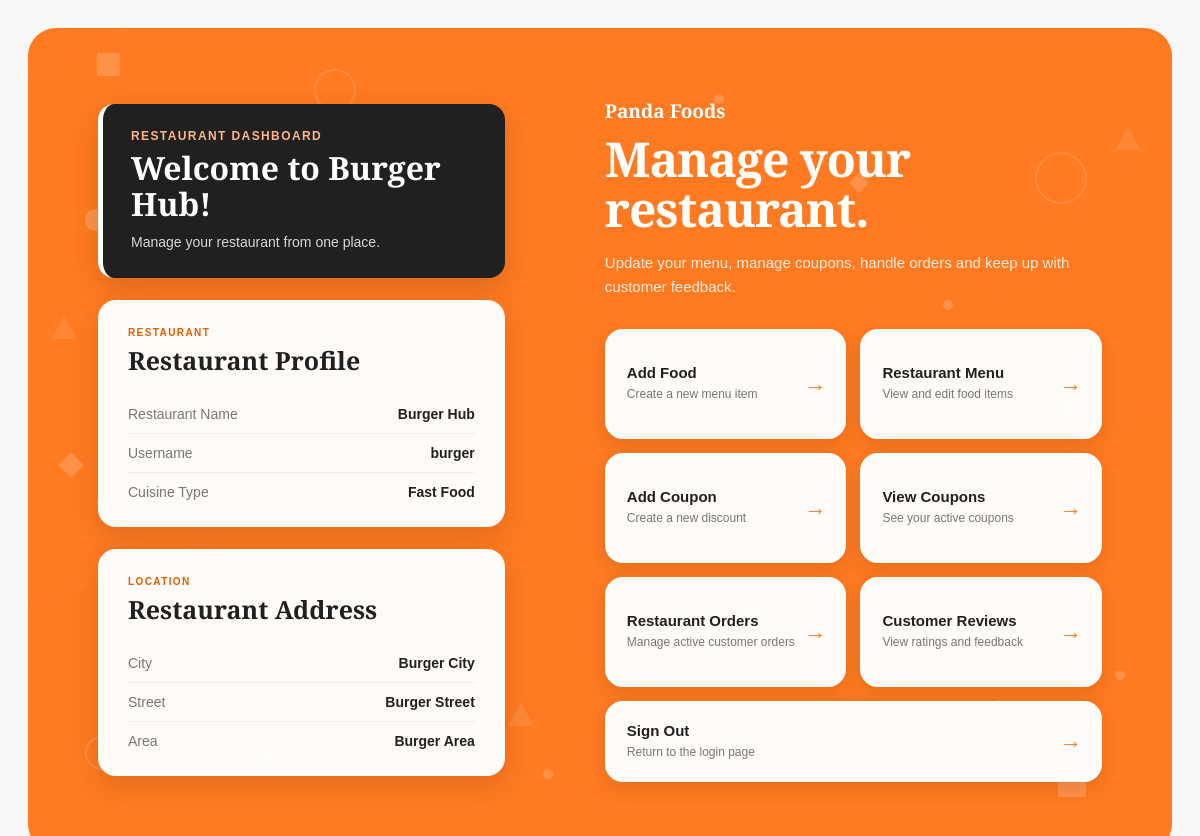
The page /restaurant_dashboard.php (signed in) on the database its author committed.
### tables this page shows
CREATE TABLE `restaurants` (
  `login_id` int(100) NOT NULL,
  `username` varchar(100) NOT NULL,
  `password` varchar(100) NOT NULL,
  `restaurant_name` varchar(100) NOT NULL,
  `ownername` varchar(100) NOT NULL,
  `email` varchar(100) NOT NULL,
  `phone` varchar(100) NOT NULL,
  `city` varchar(100) NOT NULL,
  `street` varchar(100) NOT NULL,
  `area` varchar(100) NOT NULL,
  `permit` varchar(100) NOT NULL,
  `cuisineType` varchar(100) NOT NULL
);

### restaurant_dashboard.php (the view, shortened to what this page needs)
<?php
require_once('DBconnect.php');
$login_id = $_SESSION['login_id'];
$query = "SELECT * FROM restaurants
          WHERE login_id = '$login_id'";
$result = mysqli_query($conn, $query);
$restaurant = mysqli_fetch_assoc($result);
?>
<!DOCTYPE html>
<html lang="en">
<head>
    <link rel="stylesheet" href="style.css?v=2">
</head>
<body class="restaurant-dashboard-page">
    <main class="restaurant-dashboard-shell">
        <div class="restaurant-dashboard-particles"
             aria-hidden="true">
            <span class="particle-line line1"></span>
            <span class="particle-line line4"></span>
            <span class="particle-line line6"></span>
            <span class="particle circle p2"></span>
            <span class="particle circle-outline p6"></span>
            <span class="particle circle-outline p7"></span>
            <span class="particle square p10"></span>
            <span class="particle square p13"></span>
            <span class="particle triangle p14"></span>
            <span class="particle triangle p15"></span>
            <span class="particle triangle p17"></span>
            <span class="particle dot p19"></span>
            <span class="particle dot p20"></span>
            <span class="particle dot p22"></span>
            <span class="particle dot p23"></span>
            <span class="particle diamond p24"></span>
            <span class="particle diamond p26"></span>
        </div>
        <div class="restaurant-dashboard-content">
            <section class="restaurant-dashboard-left">
                <div class="restaurant-welcome">
                    <p class="restaurant-welcome-small">
                        Restaurant Dashboard
                    </p>
                    <h1>
                        Welcome to
                        <?php
                        echo htmlspecialchars(
                            $restaurant['restaurant_name']
                        );
                        ?>!
                    </h1>
                    <p>
                        Manage your restaurant from one place.
                    </p>
                </div>
                <div class="restaurant-info-card">
                    <div class="restaurant-card-heading">
                        <p class="restaurant-card-label">
                            RESTAURANT
                        </p>
                        <h2>Restaurant Profile</h2>
                    </div>
                    <div class="restaurant-info-row">
                        <span>Restaurant Name</span>
                        <strong>
                            <?php
                            echo htmlspecialchars(
                                $restaurant['restaurant_name']
                            );
                            ?>
                        </strong>
                    </div>
                    <div class="restaurant-info-row">
                        <span>Username</span>
                        <strong>
                            <?php
                            echo htmlspecialchars(
                                $restaurant['username']
                            );
                            ?>
                        </strong>
                    </div>
                    <div class="restaurant-info-row">
                        <span>Cuisine Type</span>
                        <strong>
                            <?php
                            echo htmlspecialchars(
                                $restaurant['cuisineType']
                            );
                            ?>
                        </strong>
                    </div>
                </div>
                <div class="restaurant-info-card">
                    <div class="restaurant-card-heading">
                        <p class="restaurant-card-label">
                            LOCATION
                        </p>
                        <h2>Restaurant Address</h2>
                    </div>
                    <div class="restaurant-info-row">
                        <span>City</span>
                        <strong>
                            <?php
                            echo htmlspecialchars(
                                $restaurant['city']
                            );
                            ?>
                        </strong>
                    </div>
                    <div class="restaurant-info-row">
                        <span>Street</span>
                        <strong>
                            <?php
                            echo htmlspecialchars(
                                $restaurant['street']
                            );
                            ?>
                        </strong>
                    </div>
                    <div class="restaurant-info-row">
                        <span>Area</span>
                        <strong>
                            <?php
                            echo htmlspecialchars(
                                $restaurant['area']
                            );
                            ?>
                        </strong>
                    </div>
                </div>
            </section>
            <section class="restaurant-dashboard-right">
                <div class="restaurant-dashboard-branding">
                    <p class="restaurant-brand-label">
                        Panda Foods
                    </p>
                    <h2>
                        Manage your<br>
                        restaurant.
                    </h2>
                    <p>
                        Update your menu, manage coupons,
                        handle orders and keep up with customer feedback.
                    </p>
                </div>
                <nav class="restaurant-actions">
                    <a class="restaurant-action"
                       href="add_food.php">
                        <strong>Add Food</strong>
                        <span>
                            Create a new menu item
                        </span>
                        <span class="restaurant-action-arrow">
                            →
                        </span>
                    </a>
                    <a class="restaurant-action"
                       href="restaurant_menu.php">
                        <strong>Restaurant Menu</strong>
                        <span>
                            View and edit food items
                        </span>
                        <span class="restaurant-action-arrow">
                            →
                        </span>
                    </a>
                    <a class="restaurant-action"
                       href="res_coupons.php">
                        <strong>Add Coupon</strong>
                        <span>
                            Create a new discount
                        </span>
                        <span class="restaurant-action-arrow">
                            →
                        </span>
                    </a>
                    <a class="restaurant-action"
                       href="view_res_coupons.php">
                        <strong>View Coupons</strong>
                        <span>
                            See your active coupons
                        </span>
                        <span class="restaurant-action-arrow">
                            →
                        </span>
                    </a>
                    <a class="restaurant-action"
                       href="restaurant_orders.php">
                        <strong>Restaurant Orders</strong>
                        <span>
                            Manage active customer orders
                        </span>
                        <span class="restaurant-action-arrow">
                            →
                        </span>
                    </a>
                    <a class="restaurant-action"
                       href="restaurant_reviews.php">
                        <strong>Customer Reviews</strong>
                        <span>
                            View ratings and feedback
                        </span>
                        <span class="restaurant-action-arrow">
                            →
                        </span>
                    </a>
                    <a class="restaurant-action restaurant-signout"
                       href="restaurant_dashboard.php?logout=1">
                        <strong>Sign Out</strong>
                        <span>
                            Return to the login page
                        </span>
                        <span class="restaurant-action-arrow">
                            →
                        </span>
                    </a>
                </nav>
            </section>
        </div>
    </main>
</body>
</html>

### rows shown on the page
restaurants: restaurant_name "Burger Hub", username "burger", cuisineType "Fast Food", city "Burger City", street "Burger Street", area "Burger Area"
